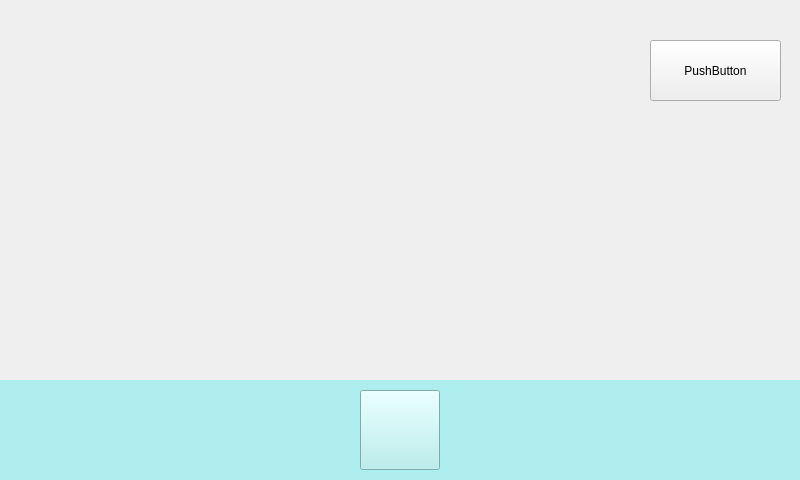
<?xml version="1.0" encoding="UTF-8"?>
<ui version="4.0">
 <class>Widget</class>
 <widget class="QWidget" name="Widget">
  <property name="geometry">
   <rect>
    <x>0</x>
    <y>0</y>
    <width>800</width>
    <height>480</height>
   </rect>
  </property>
  <property name="windowTitle">
   <string>Widget</string>
  </property>
  <widget class="QPushButton" name="pushButton">
   <property name="geometry">
    <rect>
     <x>650</x>
     <y>40</y>
     <width>131</width>
     <height>61</height>
    </rect>
   </property>
   <property name="text">
    <string>PushButton</string>
   </property>
  </widget>
  <widget class="QWidget" name="widget" native="true">
   <property name="geometry">
    <rect>
     <x>0</x>
     <y>380</y>
     <width>801</width>
     <height>111</height>
    </rect>
   </property>
   <property name="styleSheet">
    <string notr="true">QWidget
{
		background-color:rgb(174, 238, 238 )
}
</string>
   </property>
   <widget class="QPushButton" name="pushButton_2">
    <property name="geometry">
     <rect>
      <x>360</x>
      <y>10</y>
      <width>80</width>
      <height>80</height>
     </rect>
    </property>
    <property name="styleSheet">
     <string notr="true">QPushButton#PushButton_2{ border-image:url(:/icon/play-button.png) }
QPushButton_2:hover{ border-image: url(:/icon/play.png)}
QPushButton_2:checked{ border-image: url(:/icon/pause.png)}
QPushButton_2:checked:hover{ border-image: url(:/icon/stop.png)}</string>
    </property>
    <property name="text">
     <string/>
    </property>
    <property name="checkable">
     <bool>true</bool>
    </property>
   </widget>
  </widget>
 </widget>
 <resources/>
 <connections/>
</ui>
